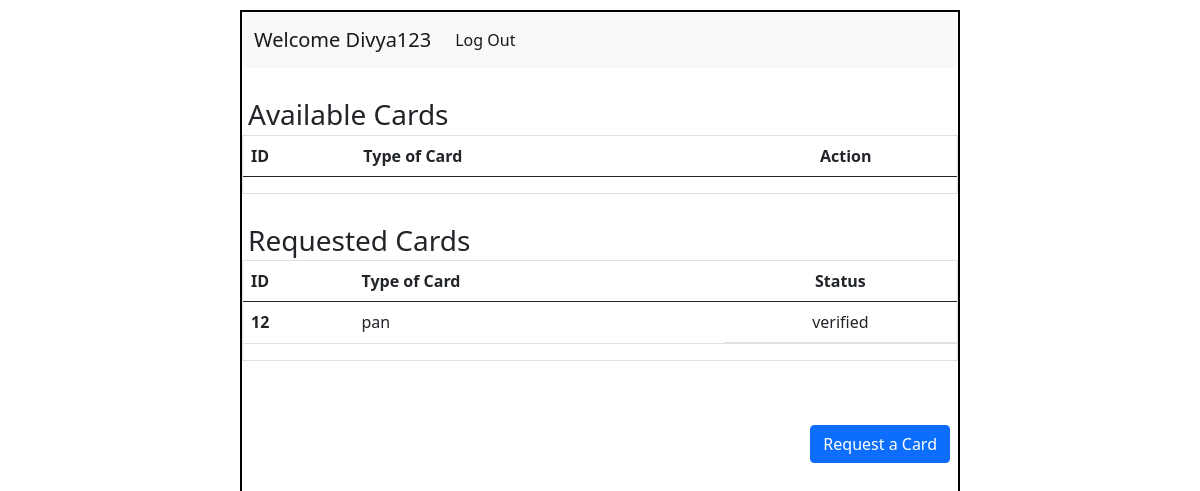
The page /home/3 on the database as committed earlier.
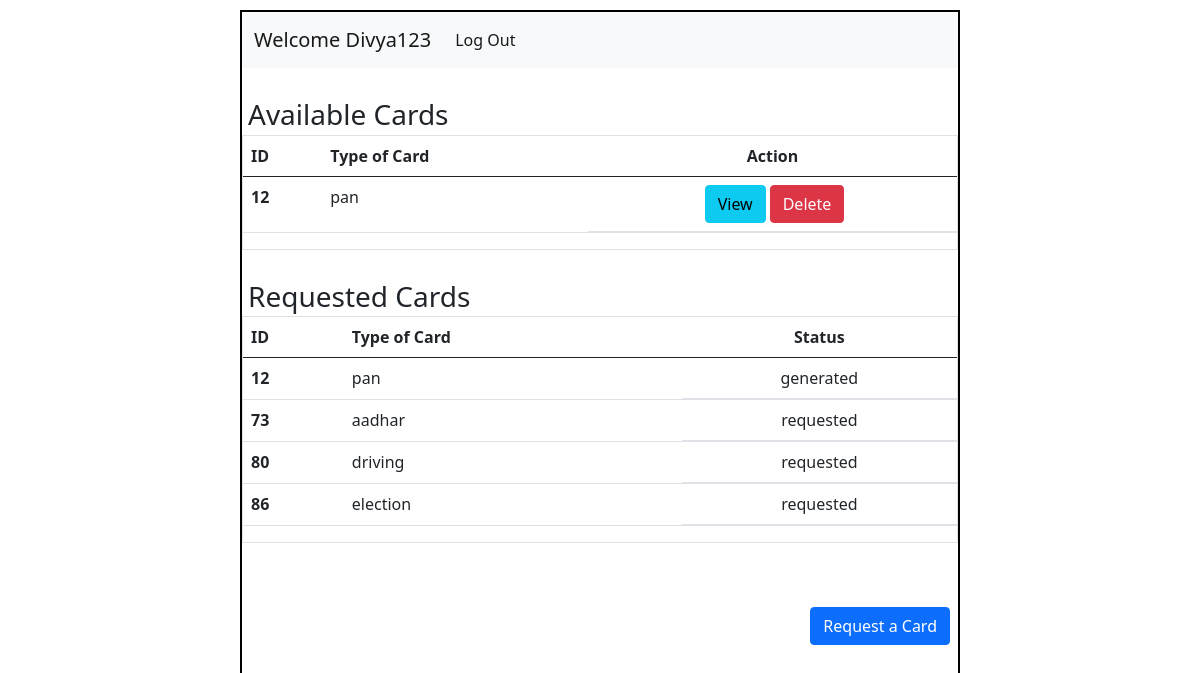
The same page on the database as committed later.
### application/models.py (models this page shows)
class Info(db.Model):
    id = db.Column(db.Integer(),primary_key= True)
    atr_name = db.Column(db.String(), nullable=False)
    atr_value = db.Column(db.String(),nullable = False)
    c_name = db.Column(db.String(),nullable = False)
    user_id = db.Column(db.Integer(),db.ForeignKey("user.id"),nullable= False)

### application/controllers.py (the view)
@app.route("/home/<int:user_id>")
def user_dash(user_id):
    this_user = User.query.filter_by(id=user_id).first()
    return render_template("user_dash.html",this_user=this_user)

### templates/user_dash.html (shortened to what this page needs)
<!DOCTYPE html>
<html lang="en">
<head>
    <link rel="stylesheet" href="/static/style.css">
    <link href="https://cdn.jsdelivr.net/npm/bootstrap@5.0.2/dist/css/bootstrap.min.css" rel="stylesheet">
</head>
<body>
    <div id="main">
        <div id="canvas">
            <nav class="navbar navbar-expand-lg navbar-light bg-light">
                <div class="container-fluid">
                  <a class="navbar-brand" href="#">Welcome {{this_user.username}}</a>
                  <div class="collapse navbar-collapse" id="navbarSupportedContent">
                    <ul class="navbar-nav me-auto mb-2 mb-lg-0">
                      <li class="nav-item">
                        <a class="nav-link active" aria-current="page" href="/login">Log Out</a>
                      </li>
                    </ul>
                  </div>
                </div>
            </nav>
            <div id="content">
                <h3 class="headings">Available Cards</h3>
                <div class="table border">
                    <table class="table">
                        <thead>
                          <tr>
                            <th scope="col">ID</th>
                            <th scope="col">Type of Card</th>
                            <th scope="col" class="text-center">Action</th>
                          </tr>
                        </thead>
                        <tbody>
                          {% for info in this_user.details %}
                            {% if info.atr_value == "generated" %}
                          <tr>
                            <th scope="row">{{info.id}}</th>
                            <td>{{info.c_name}}</td>
                            <td class="d-flex justify-content-center">
                                <a href="/view/{{info.c_name}}/{{info.user_id}}" type="button" class="btn btn-info mx-1" >View</a>
                                <a href="" type="button" class="btn btn-danger">Delete</a>
                            </td>
                            {% endif %}
                          {% endfor %}
                        </tbody>
                      </table>
                </div>
                <h3 class="headings">Requested Cards</h3>
                <div class="table border">
                    <table class="table ">
                        <thead>
                          <tr>
                            <th scope="col">ID</th>
                            <th scope="col">Type of Card</th>
                            <th scope="col" class="text-center">Status</th>
                          </tr>
                        </thead>
                        <tbody>
                          {% for info in this_user.details %}
                            {% if info.atr_name == "status" %}
                              <tr>
                                <th scope="row">{{info.id}}</th>
                                <td>{{info.c_name}}</td>
                                <td class="d-flex justify-content-center">{{info.atr_value}}</td>
                              </tr>
                            {% endif %}
                          {% endfor %}
                        </tbody>
                      </table>
                </div>
                <div class="text-end">
                    <a href="/request_card/{{this_user.id}}" type="button" class="btn btn-primary mx-2 my-5">Request a Card</a>
                </div>
            </div>
        </div>
    </div>
</body>
</html>

Rows that differ between the two databases and show on the page:
now on one of the page's lists (row edited): Info: id "12", c_name "pan"
changed Info "pan": atr_value "verified" → "generated"
added Info: id "73", c_name "aadhar", atr_value "requested", shown under "Requested Cards"
added Info: id "80", c_name "driving", atr_value "requested", shown under "Requested Cards"
added Info: id "86", c_name "election", atr_value "requested", shown under "Requested Cards"
